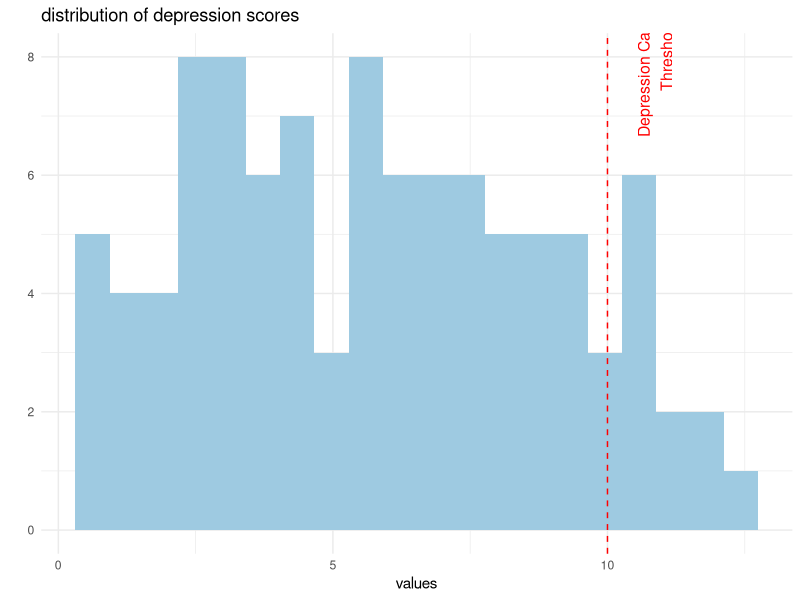

Write R code to recreate this figure. (Note: this script raises an error after producing the figure.)
library(tidyverse)

 
n_all = 100
mfq_min = 0
mfq_max = 26
mean_mfq = 5
sd_mfq = 4


all_values_1 <- data.frame(values = truncnorm::rtruncnorm(n_all, mfq_min, mfq_max, mean_mfq, sd_mfq)) # generate a truncated normal 
                                                #distribution emulating the short mfq values
library(RColorBrewer)

all_values_1 %>% 
  ggplot(aes(x= values)) +
  geom_histogram(bins =20, fill = brewer.pal(8, "Blues")[4])+
  ggtitle("distribution of depression scores")+
  geom_vline(xintercept = 10, linetype = "dashed", colour = "red") +
  annotate("text", x = 11.5, y = 8, label = "Depression Caseness \n Threshold", color = "red", size = 4, angle = 90, vjust = -0.5) +
  theme_minimal()+
  ylab("")
  
dichot_values <- ifelse(all_values_1>=10, 1, 0) # dichotomise values using 10 as a threshold

df_all_values <- data.frame(all_values_1, dichot_values, x_var = rep(0,n_all)) # create dataset that 
                                                                            # has a dummy variable coded zero for plotting


p_all_values <- df_all_values %>%       # plot all the values with a threshold 
ggplot(aes(y = all_values_1, x = factor(x_var)))+
geom_point(position = "jitter")+
geom_hline(yintercept = 10, linetype = "dashed", colour = "red") + 
  
  annotate ("text", x = 0.54, y = 10.7, label = "depression\n threshold") +
  
  ggtitle("depression scores at time_1", 
          subtitle = "scores above red line indicate depression") +
  
  xlab("") +
  ylab("depression score")   
  
p_all_values



#### now you take the "high scorers" and you plot them at Time point 1 and then at Time point 2

big_values_1 <- all_values_1[all_values_1>=10] # these are the high scorers

big_values_2 <- truncnorm::rtruncnorm(length(big_values_1), mfq_min, mfq_max, mean_mfq, sd_mfq)  # here you use 
                                                  # the same process as in Time point 1 to 
                                                  # generate random values for Time point 2. 



df_big_values_history <- data.frame(ids = seq(1:length(big_values_1)),  # now plot the values
                                                                        # you will see 
                                                                        # big and probably significant
                                                                        # differences
                                   values =  c(big_values_1, big_values_2) , 
                                    time_point = rep(1:2, each = length(big_values_1)))


test <- t.test(df_big_values_history$values[df_big_values_history$time_point==1], # this is the t-test of the difference
               df_big_values_history$values[df_big_values_history$time_point==2])
test$statistic


df_big_values_history %>% 
ggplot(aes(x = factor(time_point), y = values))+
  geom_point()+
  geom_line(aes(group = ids)) +
  xlab("Time Point") +
  ylab("depression score") + 
  stat_summary(
    geom = "point",
    fun = "mean",
    col = "black",
    size = 6,
    shape = 22,
    fill = "red", alpha = 0.3
  )+
  annotate ("text", x = 2, y = 13, label = paste0("stats of difference between time points: \n"  , "t = ",
                                                  round(test$statistic,2),
                                                 ", df = ", round(test$parameter,2), 
                                                 ", p = ", signif(test$p.value, digits = 2))) +

  ggtitle("what happens to high depression scores", subtitle = "red squares are group means") 
